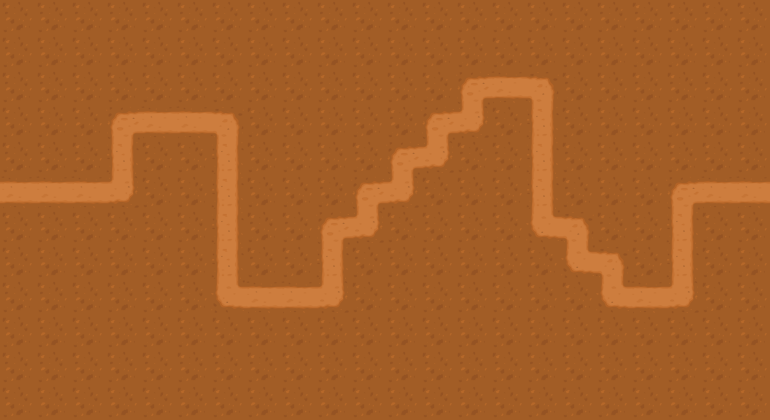

This game map was drawn from its Tiled (.tmx) file and the tilesets committed beside it. A one-line description and the trimmed map source follow:
An orthogonal 22x12 tile map with 35x35 px tiles, 2 tile layers (background, collision), 2 tilesets and 75 objects.

<map version="1.0" tiledversion="2017.06.27" orientation="orthogonal" renderorder="right-down" width="22" height="12" tilewidth="35" tileheight="35" nextobjectid="82">
 <tileset firstgid="1" name="tiles_spritesheet" tilewidth="35" tileheight="35" spacing="1" tilecount="156" columns="12">
  <image source="../tiles/tiles_spritesheet.png" width="432" height="468" />
 </tileset>
 <tileset firstgid="157" name="2dTopDownTileSet" tilewidth="35" tileheight="35" spacing="1" tilecount="361" columns="19">
  <image source="../tiles/2dTopDownTileSet.png" width="683" height="683" />
 </tileset>
 <layer name="background" width="22" height="12">
  <data>[264 cells, 213 non-empty, 8 distinct tile ids]</data>
 </layer>
 <layer name="collision" width="22" height="12">
  <properties>
   <property name="collision" value="true" />
  </properties>
  <data>[264 cells, 220 non-empty, 1 distinct tile ids]</data>
 </layer>
 <objectgroup name="objects">
  <object id="6" gid="64" x="1" y="35" width="35" height="35" />
  <object id="7" gid="64" x="37" y="37" width="35" height="35" />
  <object id="8" gid="64" x="69" y="36" width="35" height="35" />
  <object id="9" gid="64" x="105" y="37" width="35" height="35" />
  <object id="10" gid="64" x="140" y="35" width="35" height="35" />
  <object id="11" gid="64" x="178" y="34" width="35" height="35" />
  <object id="12" gid="64" x="208" y="34" width="35" height="35" />
  <object id="13" gid="64" x="244" y="36" width="35" height="35" />
  <object id="14" gid="64" x="280" y="35" width="35" height="35" />
  <object id="15" gid="64" x="314" y="34" width="35" height="35" />
  <object id="16" gid="64" x="350" y="34" width="35" height="35" />
  <object id="17" gid="64" x="386" y="33" width="35" height="35" />
  <object id="18" gid="64" x="418" y="35" width="35" height="35" />
  <object id="19" gid="64" x="455" y="35" width="35" height="35" />
  <object id="20" gid="64" x="489" y="35" width="35" height="35" />
  <object id="21" gid="64" x="525" y="34" width="35" height="35" />
  <object id="22" gid="64" x="563" y="35" width="35" height="35" />
  <object id="23" gid="64" x="595" y="36" width="35" height="35" />
  <object id="24" gid="64" x="631" y="36" width="35" height="35" />
  <object id="25" gid="64" x="664" y="34" width="35" height="35" />
  <object id="26" gid="64" x="701" y="37" width="35" height="35" />
  <object id="27" gid="64" x="737" y="37" width="35" height="35" />
  <object id="28" gid="64" x="736" y="420" width="35" height="35" />
  <object id="29" gid="64" x="702" y="419" width="35" height="35" />
  <object id="30" gid="64" x="667" y="419" width="35" height="35" />
  <object id="31" gid="64" x="632" y="419" width="35" height="35" />
  <object id="32" gid="64" x="598" y="420" width="35" height="35" />
  <object id="33" gid="64" x="560" y="419" width="35" height="35" />
  <object id="34" gid="64" x="527" y="420" width="35" height="35" />
  <object id="35" gid="64" x="492" y="421" width="35" height="35" />
  <object id="36" gid="64" x="458" y="420" width="35" height="35" />
  <object id="37" gid="64" x="423" y="417" width="35" height="35" />
  <object id="38" gid="64" x="388" y="420" width="35" height="35" />
  <object id="39" gid="64" x="351" y="422" width="35" height="35" />
  <object id="40" gid="64" x="314" y="420" width="35" height="35" />
  <object id="41" gid="64" x="277" y="420" width="35" height="35" />
  <object id="42" gid="64" x="246" y="420" width="35" height="35" />
  <object id="43" gid="64" x="213" y="420" width="35" height="35" />
  <object id="44" gid="64" x="177" y="418" width="35" height="35" />
  <object id="45" gid="64" x="140" y="421" width="35" height="35" />
  <object id="46" gid="64" x="106" y="420" width="35" height="35" />
  <object id="47" gid="64" x="72" y="421" width="35" height="35" />
  <object id="48" gid="64" x="36" y="420" width="35" height="35" />
  <object id="49" gid="64" x="1" y="422" width="35" height="35" />
  <object id="51" gid="105" x="280" y="105" width="35" height="35" />
  <object id="52" gid="105" x="350" y="105" width="35" height="35" />
  <object id="53" gid="105" x="420" y="350" width="35" height="35" />
  <object id="54" gid="105" x="490" y="350" width="35" height="35" />
  <object id="55" gid="64" x="0" y="72" width="35" height="35" />
  <object id="56" gid="64" x="36" y="72" width="35" height="35" />
  <object id="57" gid="64" x="71" y="71" width="35" height="35" />
  <object id="58" gid="64" x="35" y="106" width="35" height="35" />
  <object id="59" gid="64" x="-1" y="107" width="35" height="35" />
  <object id="60" gid="64" x="-3" y="141" width="35" height="35" />
  <object id="61" gid="64" x="668" y="71" width="35" height="35" />
  <object id="62" gid="64" x="698" y="107" width="35" height="35" />
  <object id="63" gid="64" x="738" y="142" width="35" height="35" />
  <object id="64" gid="64" x="735" y="102" width="35" height="35" />
  <object id="65" gid="64" x="734" y="69" width="35" height="35" />
  <object id="66" gid="64" x="701" y="67" width="35" height="35" />
  <object id="67" gid="64" x="735" y="385" width="35" height="35" />
  <object id="68" gid="64" x="698" y="384" width="35" height="35" />
  <object id="69" gid="64" x="736" y="352" width="35" height="35" />
  <object id="70" gid="64" x="1" y="386" width="35" height="35" />
  <object id="71" gid="64" x="-1" y="350" width="35" height="35" />
  <object id="72" gid="64" x="37" y="384" width="35" height="35" />
  <object id="73" gid="64" x="-1" y="310" width="35" height="35" />
  <object id="74" gid="64" x="36" y="352" width="35" height="35" />
  <object id="75" gid="64" x="69" y="384" width="35" height="35" />
  <object id="76" gid="64" x="664" y="384" width="35" height="35" />
  <object id="77" gid="64" x="699" y="349" width="35" height="35" />
  <object id="78" gid="64" x="738" y="314" width="35" height="35" />
  <object id="79" gid="105" x="595" y="210" width="35" height="35" />
  <object id="80" gid="105" x="630" y="175" width="35" height="35" />
  <object id="81" gid="108" x="34" y="212" width="35" height="35" />
 </objectgroup>
</map>
